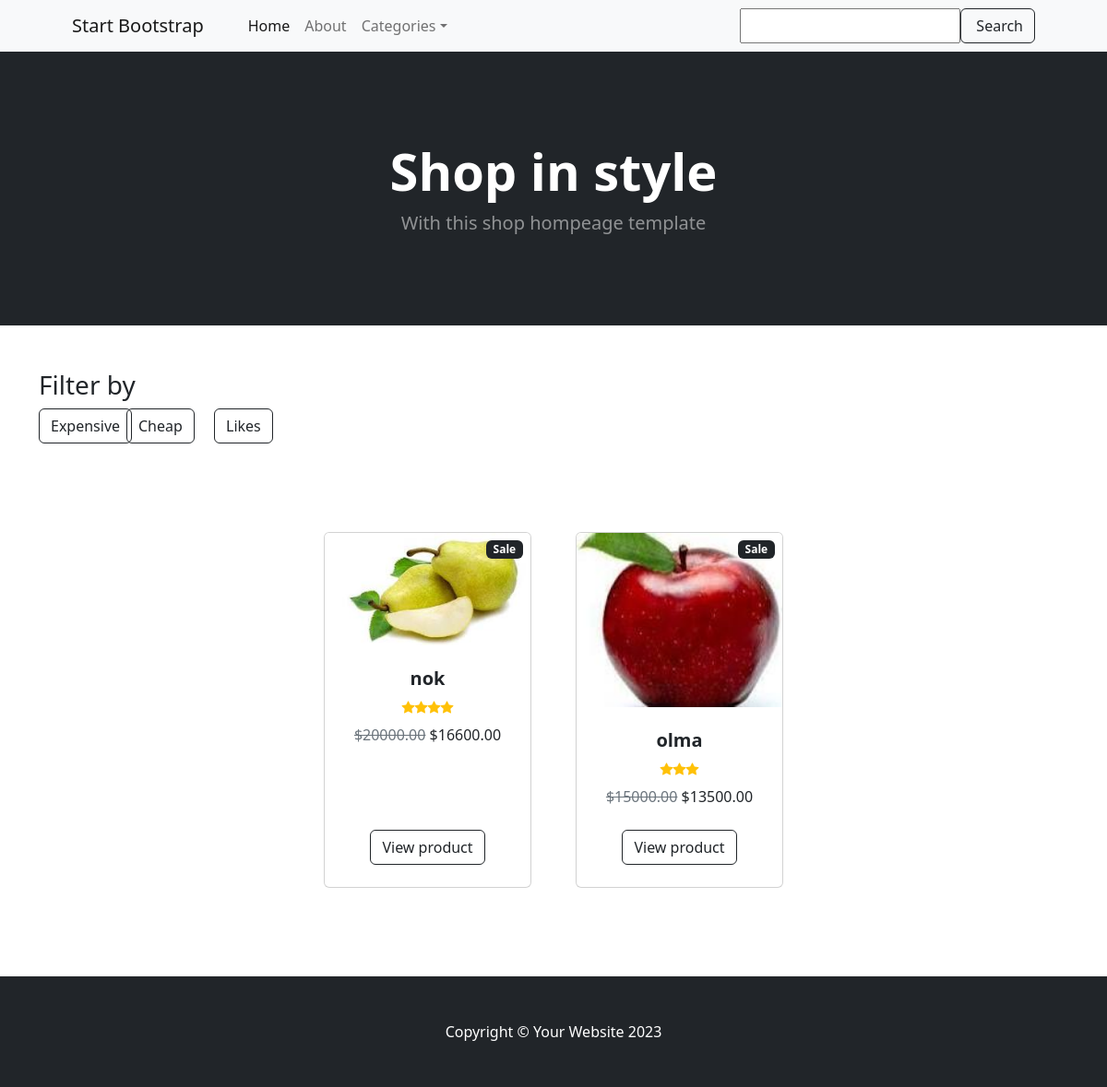
/shop/home/, run on an earlier commit of the app's database.
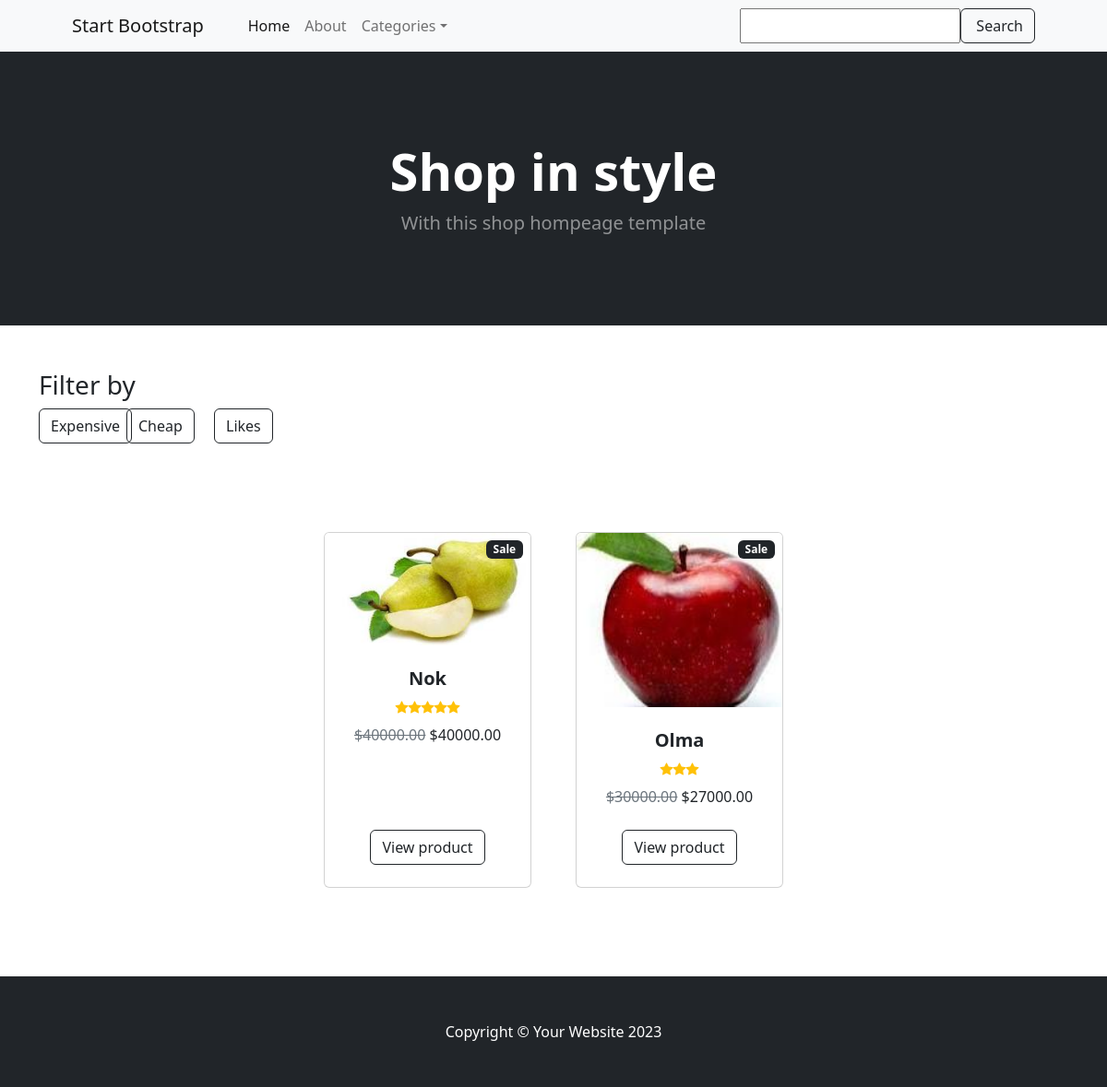
And on a later commit of the database.
### shop/models.py (models this page shows, shortened)
class BaseModel(models.Model):
    created_at = models.DateTimeField(auto_now_add=True)
    updated_at = models.DateTimeField(auto_now=True)
    class Meta:
        abstract = True

class Product(BaseModel):
    class RatingChoice(models.IntegerChoices):
        ONE = 1
        TWO = 2
        THREE = 3
        FOUR = 4
        FIVE = 5
    name = models.CharField(max_length=255, unique=True)
    description = models.TextField(null=True, blank=True)
    price = models.DecimalField(max_digits=14, decimal_places=2)
    image = models.ImageField(upload_to='images/')
    discount = models.PositiveIntegerField(default=0)
    category = models.ForeignKey(Category, on_delete=models.CASCADE, related_name='products')
    rating = models.PositiveIntegerField(choices=RatingChoice.choices, default=RatingChoice.ONE.value)
    quantity = models.PositiveIntegerField(default=1)
    @property
    def discounted_price(self):
        if self.discount > 0:
            self.price = self.price * Decimal(1 - self.discount / 100)
        return Decimal(f'{self.price}').quantize(Decimal('0.00'))

### shop/views.py (the view)
# urls.py: path('home/', index, name='index'),
def index(request):
    products = Product.objects.all().order_by('-updated_at')
    categories = Category.objects.all().order_by('-updated_at')
    return render(request, 'shop/home.html',  context={'products': products, 'categories': categories})

### shop/templates/shop/home.html (shortened to what this page needs)
{% load static %}
<!DOCTYPE html>
<html lang="en">
<head>
    <link href="https://cdn.jsdelivr.net/npm/bootstrap-icons@1.5.0/font/bootstrap-icons.css" rel="stylesheet"/>
    <link href="{% static 'shop/css/styles.css' %}" rel="stylesheet"/>
</head>
<body>
<nav class="navbar navbar-expand-lg navbar-light bg-light">
    <div class="container px-4 px-lg-5">
        <a class="navbar-brand" href="#!">Start Bootstrap</a>
        <div class="collapse navbar-collapse" id="navbarSupportedContent">
            <ul class="navbar-nav me-auto mb-2 mb-lg-0 ms-lg-4">
                <li class="nav-item"><a class="nav-link active" aria-current="page" href="{% url 'index' %}">Home</a></li>
                <li class="nav-item"><a class="nav-link" href="#!">About</a></li>
                <li class="nav-item dropdown">
                    <a class="nav-link dropdown-toggle" id="navbarDropdown" href="#" role="button"
                       data-bs-toggle="dropdown" aria-expanded="false">Categories</a>
                </li>
            </ul>
            <form class="d-flex">
                <input type="text" class="form-contro">
                <button class="btn btn-outline-dark" type="submit">
                    Search
                </button>
            </form>
        </div>
    </div>
</nav>
<header class="bg-dark py-5">
    <div class="container px-4 px-lg-5 my-5">
        <div class="text-center text-white">
            <h1 class="display-4 fw-bolder">Shop in style</h1>
            <p class="lead fw-normal text-white-50 mb-0">With this shop hompeage template</p>
        </div>
    </div>
</header>
<div class="container mt-5">
    <div class="text-left">
        <h3>Filter by</h3>
    </div>
    <div class="row">
        <div class="col-1">
            <a class="btn btn-outline-dark mt-auto" href="#"> Expensive </a>
        </div>
        <div class="col-1">
            <a class="btn btn-outline-dark mt-auto" href="#"> Cheap </a>
        </div>
        <div class="col-1">
            <a class="btn btn-outline-dark mt-auto" href="#"> Likes </a>
        </div>
    </div>
</div>
<section class="py-5">
    <div class="container px-4 px-lg-5 mt-5">
        <div class="row gx-4 gx-lg-5 row-cols-2 row-cols-md-3 row-cols-xl-4 justify-content-center">
            {% for product in products %}
                <div class="col mb-5">
                    <div class="card h-100">
                        <div class="badge bg-dark text-white position-absolute" style="top: 0.5rem; right: 0.5rem">Sale
                        </div>
                        <img class="card-img-top" src="{{ product.image.url }}" alt="..."/>
                        <div class="card-body p-4">
                            <div class="text-center">
                                <h5 class="fw-bolder">{{ product.name }}</h5>
                                <div class="d-flex justify-content-center small text-warning mb-2">
                                    {% for item in "any"|ljust:product.rating %}
                                    <div class="bi-star-fill"></div>
                                    {%  endfor%}
                                </div>
                                <span class="text-muted text-decoration-line-through">${{ product.price }}</span>
                                ${{ product.discounted_price }}
                            </div>
                        </div>
                        <div class="card-footer p-4 pt-0 border-top-0 bg-transparent">
                            <div class="text-center"><a class="btn btn-outline-dark mt-auto" href="{% url 'product_detail' product.id %}">View product</a></div>
                        </div>
                    </div>
                </div>
            {% empty %}
                <p class="text-center">No products found in this category.</p>
            {% endfor %}
        </div>
    </div>
</section>
<footer class="py-5 bg-dark">
    <div class="container"><p class="m-0 text-center text-white">Copyright &copy; Your Website 2023</p></div>
</footer>
</body>
</html>

What changed in the data, as far as the page shows it:
changed Product: name "nok" → "Nok"; rating 4 → 5 (drawn); price "20000.00" → "40000.00"; discounted_price "16600.00" → "40000.00"
changed Product: name "olma" → "Olma"; price "15000.00" → "30000.00"; discounted_price "13500.00" → "27000.00"
